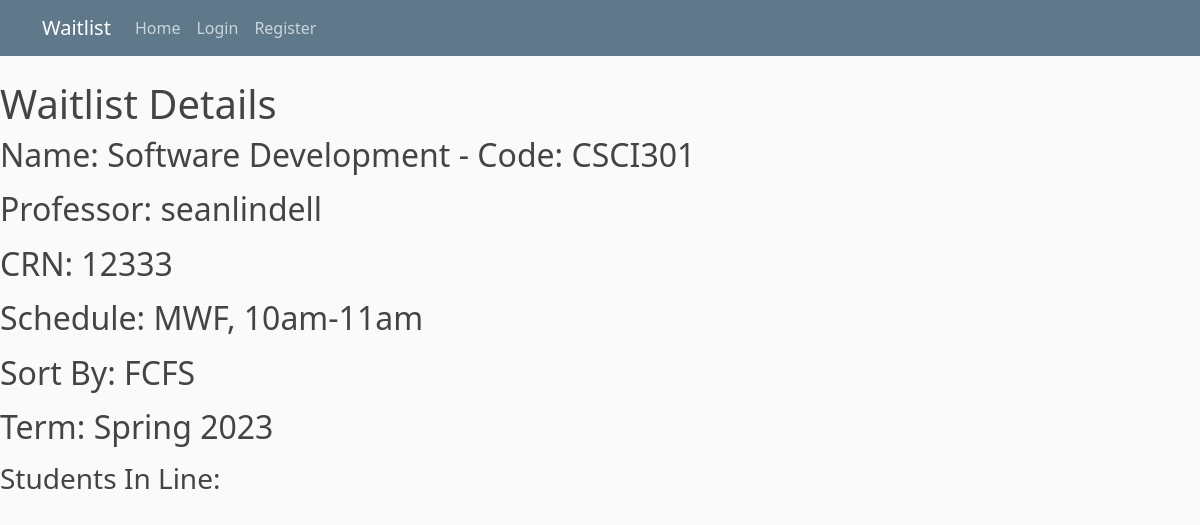
Before: /studenthome/2/detail/ with the older database file.
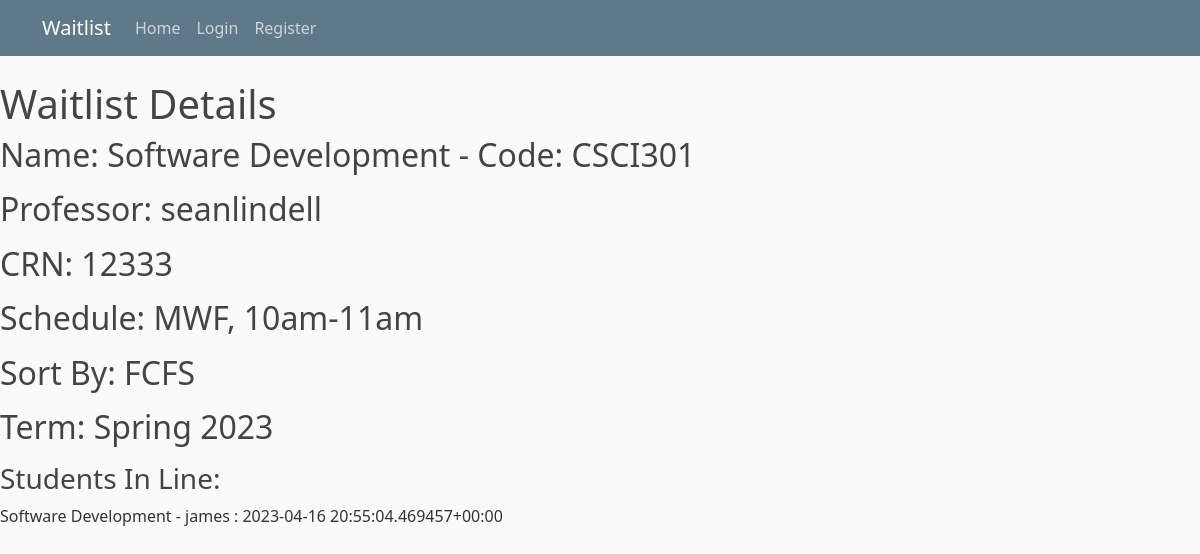
After: the same page with the newer database file.
### studentview/models.py (models this page shows)
class StudentTicket(models.Model):
    class_waitlist = models.ForeignKey(ClassWaitlist, on_delete=models.CASCADE) #dunno if cascade is nessicary.
    date_joined = models.DateTimeField("date joined")
    student = models.ForeignKey(User, on_delete=models.CASCADE) #dunno if cascade is nessicary.
    def __str__(self):
        return str(self.class_waitlist) + ' - ' + str(self.student) + ' : ' + str(self.date_joined)

class ClassWaitlist(models.Model):
    className = models.CharField(max_length=200, name="className")
    classCode = models.CharField(max_length=200) #ex: CSCI425
    crn = models.IntegerField(default=0)
    schedule = models.CharField(max_length=200)
    sortType = models.CharField(max_length=200) #we should probably change this to an enum eventually
    term = models.CharField(max_length=200) #we should probably turn this into some kind of custom datatype eventually
    professor = models.ForeignKey(User, on_delete=models.CASCADE) #dunno if cascade is nessicary.
    date_added = models.DateTimeField("date published")
    def __str__(self):
        return self.className

### studentview/views.py (the view)
# urls.py: path("<int:pk>/detail/", views.DetailView.as_view(), name='detail')
class DetailView(generic.DetailView):
    model = ClassWaitlist
    template_name = 'studentview/detail.html'

### studentview/templates/studentview/detail.html
{% extends "studentview/base.html" %}
{% block content %}
        <h1>Waitlist Details</h1>
        <legend> <h2> Name: {{ classwaitlist.className }}  - Code: {{ classwaitlist.classCode}} </h2> </legend>
        <legend> <h2> Professor: {{ classwaitlist.professor }} </h2> </legend>
        <legend> <h2> CRN: {{ classwaitlist.crn }} </h2> </legend>
        <legend> <h2> Schedule: {{ classwaitlist.schedule }} </h2> </legend>
        <legend> <h2> Sort By: {{ classwaitlist.sortType }} </h2> </legend>
        <legend> <h2> Term: {{ classwaitlist.term }} </h2> </legend>
        <h3> Students In Line: </h3>
        {% for studentticket in classwaitlist.studentticket_set.all %}
            <p> {{ studentticket }}</p>
        {% endfor %}
{% endblock content %}

Changed rows visible on the page:
added StudentTicket: class_waitlist+student+date_joined "Software Development - james : 2023-04-16 20:55:04.469457+00:00"
